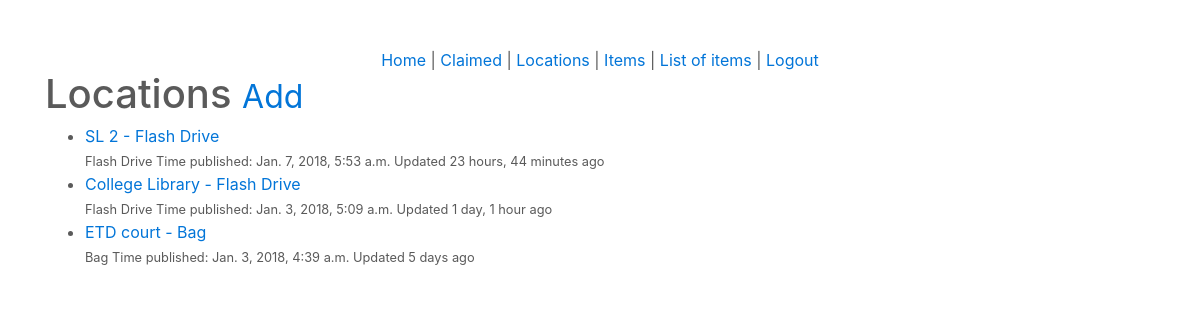
Page /locations/l/ (signed in) on the earlier database version.
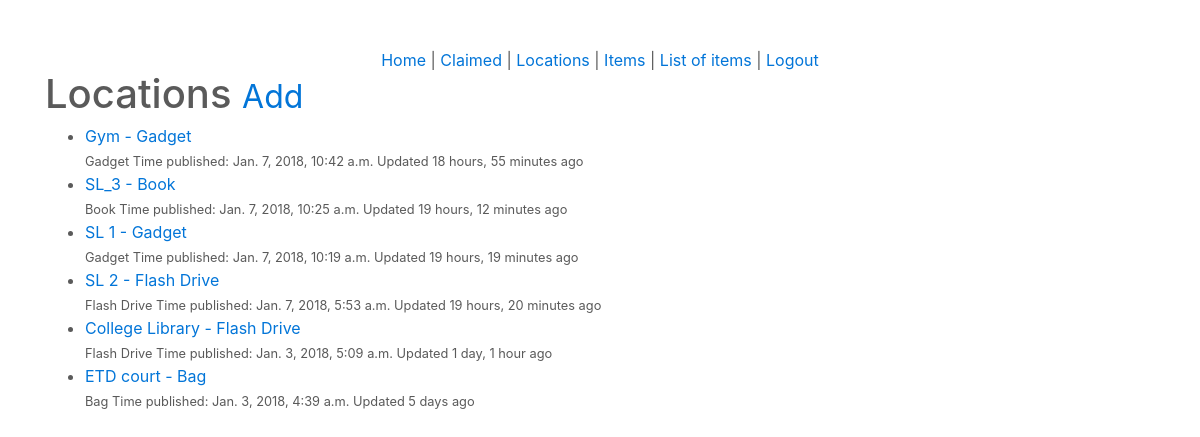
Same page on the later database version.
### locations/models.py (models this page shows, shortened)
class Location(models.Model):
	user 				= models.ForeignKey(User)
	location 			= models.CharField(max_length=120)
	category 			= models.CharField(max_length=120)
	timestamp			= models.DateTimeField(auto_now_add=True)
	updated				= models.DateTimeField(auto_now=True)
	slug				= models.SlugField(null=True, blank=True)
	objects 			= LocationManager()
	def __str__(self):
		return '%s - %s' % (self.location, self.category)
	class Meta:
		ordering = ['-updated', '-timestamp']
	def get_absolute_url(self):
		return reverse('locations:edit', kwargs={'slug': self.slug})

### locations/views.py (the view)
class LocationListAdminView(PermissionRequiredMixin, LoginRequiredMixin, ListView):
	permission_required = 'locations'
	def get_queryset(self):
		return Location.objects.all()

### locations/models.py (called while the page is built)
	def get_queryset(self):
		return LocationQuerySet(self.model, using=self._db)

### locations/templates/locations/location_list.html (shortened to what this page needs)
{% extends "base.html" %}
{% block content %}
<h1>Locations <small><a href='{% url "locations:create"%}'>Add</a></small></h1>
<ul>
	{% for obj in object_list %}
		<li><a href='{{ obj.get_absolute_url }}'>{{ obj }}</a><br/><small>{{ obj.category }} Time published: {{ obj.timestamp }} Updated {{ obj.updated|timesince }} ago</small></li>
		{% empty %}
			<li><a href='{% url "locations:create"%}'>Add One</a></li>
	{% endfor %}
</ul>
{% endblock %}

Differences in the rows shown:
added Location: location+category "Gym - Gadget", category "Gadget", timestamp "Jan. 7, 2018, 10:42 a.m.", updated "18 hours, 55 minutes"
added Location: location+category "SL_3 - Book", category "Book", timestamp "Jan. 7, 2018, 10:25 a.m.", updated "19 hours, 12 minutes"
added Location: location+category "SL 1 - Gadget", category "Gadget", timestamp "Jan. 7, 2018, 10:19 a.m.", updated "19 hours, 19 minutes"
changed Location "SL 2 - Flash Drive": updated "23 hours, 44 minutes" → "19 hours, 20 minutes"
